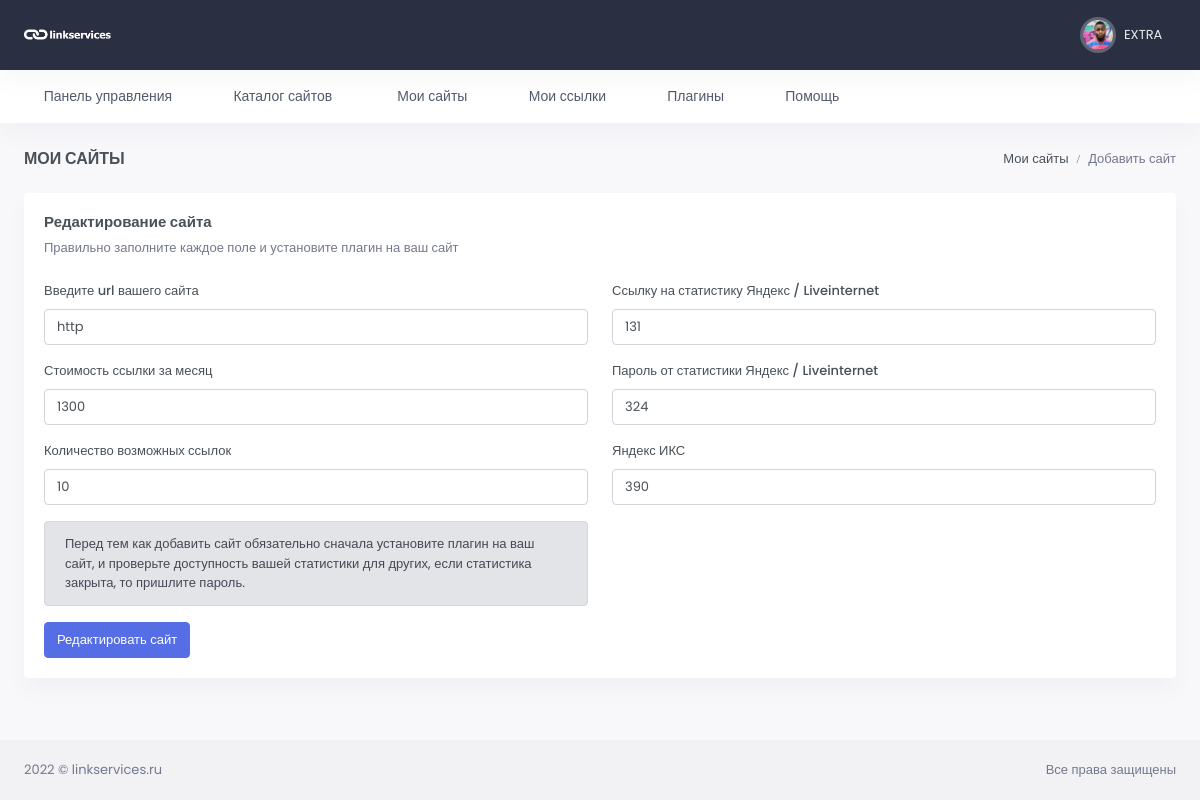
Page /my-sites/update/16/ (signed in) on the committed database.
### users/models.py (models this page shows, shortened)
class User(AbstractUser):
    email = models.EmailField(_("email address"), unique=True, )
    email_verify = models.BooleanField(default=False)
    USERNAME_FIELD = 'email'
    REQUIRED_FIELDS = ['username']
    class Meta:
        verbose_name = _("Пользователь")
        verbose_name_plural = _("Пользователи")
        ordering = ('-date_joined',)

class Profile(models.Model):
    user = models.OneToOneField(User, verbose_name="Пользователь",
                                related_name='profile', null=True, on_delete=models.CASCADE)
    chat_id = models.CharField(max_length=100, blank=True, null=True, verbose_name='Чат ID телеграмм')
    TOKEN = models.CharField(max_length=100, blank=True, null=True)
    wmz = models.CharField(max_length=200, blank=True, null=True, verbose_name='WMZ-кошелёк')
    ymoney = models.CharField(max_length=200, blank=True, null=True, verbose_name='ЮMoney-кошелёк')
    current_balance = models.PositiveIntegerField(default=0, blank=True, null=True, verbose_name="Текущий баланс")
    hold_balance = models.PositiveIntegerField(default=0, blank=True, null=True, verbose_name='На удержании')
    output_balance = models.PositiveIntegerField(default=0, blank=True, null=True, verbose_name='Ожидает вывода')
    name_telegram = models.CharField(blank=True, null=True, max_length=100, verbose_name='Телеграмм')
    avatar = models.ImageField(upload_to='avatar/%Y/%m/%d/', blank=True, null=True, verbose_name='Аватар')
    created = models.DateTimeField(auto_now_add=True, verbose_name='Создан')
    update = models.DateTimeField(auto_now=True, verbose_name='Обновлён')
    class Meta:
        verbose_name = 'Профиль пользователя'
        verbose_name_plural = 'Профили пользователей'

### site_app/models.py (models this page shows, shortened)
class WebSite(models.Model):
    MODERATION = 'На модерации'
    PUBLISHED = 'Опубликовано'
    REJECTED = 'Отклонено'
    STATUS_CHOICES = (
        (MODERATION, 'На модерации'),
        (PUBLISHED, 'Опубликовано'),
        (REJECTED, 'Отклонено')
    )
    url = models.CharField(max_length=255, verbose_name='url сайта')
    user = models.ForeignKey(Profile, related_name='user_website', on_delete=models.CASCADE,
                             max_length=100, blank=True, null=True, verbose_name='email заказчика')
    category = models.ForeignKey(Category, on_delete=models.CASCADE, verbose_name='Тематика')
    price = models.IntegerField(verbose_name='Цена')
    status = models.CharField(max_length=20, choices=STATUS_CHOICES, default=MODERATION, verbose_name='Статус')
    total_link = models.IntegerField(verbose_name='Всего ссылок', blank=True, null=True)
    yandex_x = models.IntegerField(verbose_name='Яндекс Икс', blank=True, null=True)
    yandex_stat = models.CharField(max_length=255, verbose_name='Яндекс статистика')
    increase = models.PositiveIntegerField(verbose_name='Наценка %', default=50, blank=True, null=True)
    password_yandex = models.CharField(max_length=250, verbose_name='Пароль от статистики', blank=True, null=True)
    created = models.DateTimeField(auto_now_add=True, verbose_name='Добавлено')
    update = models.DateTimeField(auto_now=True, verbose_name='Изменено')
    class Meta:
        verbose_name = 'Сайт'
        verbose_name_plural = 'Сайты'
        ordering = ('-created',)

### site_app/views.py (the view, shortened to what this page needs)
# urls.py: path('update/<int:pk>/', UpdateSite.as_view(), name='update-site'),
class UpdateSite(LoginRequiredMixin, UpdateView):
    model = WebSite
    form_class = AddSiteForm
    context_object_name = 'website'
    template_name = 'site_app/update-site.html'
    success_url = '/my-sites/'
    def dispatch(self, request, *args, **kwargs):
        obj = self.get_object()
        if obj.user != self.request.user.profile:
            return redirect(obj)
        return super(UpdateSite, self).dispatch(request, *args, **kwargs)

### site_app/forms.py
class AddSiteForm(forms.ModelForm):
    def __init__(self, *args, **kwargs):
        super().__init__(*args, **kwargs)
        self.fields['category'].empty_label = 'Тематика не выбрана'
        self.fields['category'].widget.attrs.update({'class': 'form-control select2'})
        self.fields['url'].widget.attrs.update({'class': 'form-control'})
        self.fields['price'].widget.attrs.update({'class': 'form-control'})
        self.fields['total_link'].widget.attrs.update({'class': 'form-control'})
        self.fields['yandex_stat'].widget.attrs.update({'class': 'form-control'})
        self.fields['yandex_x'].widget.attrs.update({'class': 'form-control'})
        self.fields['password_yandex'].widget.attrs.update({'class': 'form-control'})
    class Meta:
        model = WebSite
        fields = ['url', 'category', 'price', 'total_link', 'yandex_stat', 'yandex_x',
                  'password_yandex']

### site_app/templates/site_app/update-site.html (shortened to what this page needs)
{% extends 'base.html' %}
{% load static %}
{% block content %}
<div id="layout-wrapper">
<div class="main-content">
                <div class="page-content">
                    <div class="container-fluid">
                        <div class="row">
                            <div class="col-12">
                                <div class="page-title-box d-sm-flex align-items-center justify-content-between">
                                    <h4 class="mb-sm-0 font-size-18">Мои сайты</h4>
                                    <div class="page-title-right">
                                        <ol class="breadcrumb m-0">
                                            <li class="breadcrumb-item"><a href="javascript: void(0);">Мои сайты</a></li>
                                            <li class="breadcrumb-item active">Добавить сайт</li>
                                        </ol>
                                    </div>
                                </div>
                            </div>
                        </div>
                        <div class="row">
                            <div class="col-12">
                                <div class="card">
                                    <div class="card-body">
                                        <h4 class="card-title">Редактирование сайта</h4>
                                        <p class="card-title-desc">Правильно заполните каждое поле и установите плагин на ваш сайт</p>
                                        <form action="" method="post">
                                            <div class="row">
                                                <div class="col-sm-6">
                                                    <div class="mb-3">
                                                        <label for="url">Введите url вашего сайта</label>
                                                        {{ form.url }}
                                                    </div>
													 <div class="mb-3">
                                                        <label class="control-label">Стоимость ссылки за месяц</label>
                                                         {{ form.price }}
                                                    </div>
                                                     <div class="mb-3">
                                                        <label class="control-label">Количество возможных ссылок</label>
                                                         {{ form.total_link }}
                                                    </div>
                                                 <div class="alert alert-secondary" role="alert">
                                                Перед тем как добавить сайт обязательно сначала установите плагин на ваш сайт, и проверьте доступность вашей статистики для других, если статистика закрыта, то пришлите пароль.
                                            </div>
                                                </div>
                                                <div class="col-sm-6">
													<div class="mb-3">
                                                        <label for="yandex_stat">Ссылку на статистику Яндекс / Liveinternet</label>
                                                        {{ form.yandex_stat }}
                                                    </div>
                                                    <div class="mb-3">
                                                        <label for="password_yandex">Пароль от статистики Яндекс / Liveinternet</label>
                                                        {{ form.password_yandex }}
                                                    </div>
                                                    <div class="mb-3">
                                                        <label for="yandex_x">Яндекс ИКС</label>
                                                        {{ form.yandex_x }}
                                                    </div>
                                                </div>
                                            </div>
                                            <div class="d-flex flex-wrap gap-2">
                                                <button type="submit" class="btn btn-primary waves-effect waves-light">Редактировать сайт</button>
                                            </div>
                                        </form>
                                    </div>
                                </div>
                            </div>
                        </div>
                    </div>
                </div>
            </div>
</div>
{% endblock %}

### templates/inc/_header.html (shortened to what this page needs)
{% load static %}
<header id="page-topbar">
    <div class="navbar-header">
        <div class="d-flex">
            <div class="navbar-brand-box">
                <a href="{% url 'profile' pk=user.id %}" class="logo logo-light">
                    <span class="logo-lg">
                                    <img src="{% static '/images/logo-light.png' %}" alt="" height="19">
                                </span>
                </a>
            </div>
        </div>
        <div class="d-flex">
            <div class="dropdown d-none d-lg-inline-block ms-1">
                <button type="button" class="btn header-item noti-icon waves-effect"
                        data-bs-toggle="dropdown" aria-haspopup="true" aria-expanded="false">
                    <i class="bx bx-customize"></i>
                </button>
            </div>
            <div class="dropdown d-inline-block">
                <button type="button" class="btn header-item noti-icon waves-effect"
                        id="page-header-notifications-dropdown"
                        data-bs-toggle="dropdown" aria-haspopup="true" aria-expanded="false">
                    {% if user.profile.chat_id %}
                    <i class="bx bx-bell"></i>
                    {% else %}
                    <i class="bx bx-bell bx-tada"></i>
                    <span class="badge bg-danger rounded-pill">1</span>
                    {% endif %}
                </button>
            </div>
            <div class="dropdown d-inline-block">
                <button type="button" class="btn header-item waves-effect" id="page-header-user-dropdown"
                        data-bs-toggle="dropdown" aria-haspopup="true" aria-expanded="false">
                    <img class="rounded-circle header-profile-user"
                         src="{% if user.profile.avatar %}{{ user.profile.avatar.url }}{% else %}{% static '/images/favicon.ico' %}{% endif %}"
                     alt="Header Avatar">
                    <span class="d-none d-xl-inline-block ms-1" key="t-henry">{{ user.username }}</span>
                    <i class="mdi mdi-chevron-down d-none d-xl-inline-block"></i>
                </button>
            </div>
        </div>
    </div>
</header>
<div class="topnav">
    <div class="container-fluid">
        <nav class="navbar navbar-light navbar-expand-lg topnav-menu">
            <div class="collapse navbar-collapse" id="topnav-menu-content">
                <ul class="navbar-nav">
                    <li class="nav-item dropdown">
                        <a class="nav-link dropdown-toggle arrow-none" href="{% url 'profile' pk=user.id %}" id="topnav-dashboard"
                           role="button">
                            <i class="bx bx-home-circle me-2"></i><span key="t-dashboards">Панель управления</span>
                        </a>
                    </li>
                    <li class="nav-item dropdown">
                        <a class="nav-link dropdown-toggle arrow-none" href="{% url 'catalog' %}" id="topnav-dashboard"
                           role="button">
                            <i class="bx bx-home-circle me-2"></i><span key="t-dashboards">Каталог сайтов</span>
                        </a>
                    </li>
                    <li class="nav-item dropdown">
                        <a class="nav-link dropdown-toggle arrow-none" href="{% url 'my-sites' %}" id="topnav-uielement"
                           role="button">
                            <i class="bx bx-tone me-2"></i>
                            <span key="t-ui-elements">Мои сайты</span>
                        </a>
                    </li>
                    <li class="nav-item dropdown">
                        <a class="nav-link dropdown-toggle arrow-none" href="{% url 'my-links' %}" id="topnav-pages"
                           role="button">
                            <i class="bx bx-customize me-2"></i><span key="t-apps">Мои ссылки</span>
                        </a>
                    </li>
                    <li class="nav-item dropdown">
                        <a class="nav-link dropdown-toggle arrow-none" href="{% url 'plugins' %}" id="topnav-components"
                           role="button">
                            <i class="bx bx-collection me-2"></i><span key="t-components">Плагины</span>
                        </a>
                    </li>
                    <li class="nav-item dropdown">
                        <a class="nav-link dropdown-toggle arrow-none" href="{% url 'help' %}" id="topnav-more"
                           role="button">
                            <i class="bx bx-file me-2"></i><span key="t-extra-pages">Помощь</span>
                        </a>
                    </li>
                </ul>
            </div>
        </nav>
    </div>
</div>

### rows in the picture
User: avatar (picture), username "EXTRA"
WebSite: url "http", price "1300", total_link "10", yandex_stat "131", password_yandex "324", yandex_x "390"
